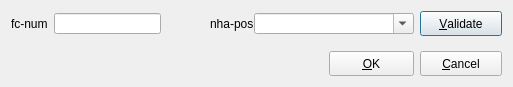
<?xml version="1.0" encoding="UTF-8"?>
<ui version="4.0" stdsetdef="1">
  <author></author>
  <comment></comment>
  <exportmacro></exportmacro>
  <class>LineEdit2Dialog</class>
  <widget class="QDialog" name="LineEdit2Dialog">
    <property name="geometry">
      <rect>
        <x>0</x>
        <y>0</y>
        <width>513</width>
        <height>87</height>
      </rect>
    </property>
    <property name="windowTitle">
      <string>LineEditDialog</string>
    </property>
    <widget class="QLabel" name="textLabel1">
      <property name="geometry">
        <rect>
          <x>11</x>
          <y>11</y>
          <width>37</width>
          <height>25</height>
        </rect>
      </property>
      <property name="text">
        <string>fc-num</string>
      </property>
      <property name="wordWrap">
        <bool>false</bool>
      </property>
    </widget>
    <widget class="QLineEdit" name="lineEdit1_">
      <property name="geometry">
        <rect>
          <x>54</x>
          <y>13</y>
          <width>107</width>
          <height>21</height>
        </rect>
      </property>
    </widget>
    <widget class="QPushButton" name="validateButton_">
      <property name="geometry">
        <rect>
          <x>420</x>
          <y>11</y>
          <width>82</width>
          <height>25</height>
        </rect>
      </property>
      <property name="text">
        <string>&amp;Validate</string>
      </property>
      <property name="shortcut">
        <string>Alt+V</string>
      </property>
      <property name="default">
        <bool>true</bool>
      </property>
    </widget>
    <widget class="QPushButton" name="okButton_">
      <property name="geometry">
        <rect>
          <x>329</x>
          <y>51</y>
          <width>85</width>
          <height>25</height>
        </rect>
      </property>
      <property name="text">
        <string>&amp;OK</string>
      </property>
      <property name="shortcut">
        <string>Alt+O</string>
      </property>
    </widget>
    <widget class="QPushButton" name="cancelButton_">
      <property name="geometry">
        <rect>
          <x>420</x>
          <y>51</y>
          <width>82</width>
          <height>25</height>
        </rect>
      </property>
      <property name="text">
        <string>&amp;Cancel</string>
      </property>
      <property name="shortcut">
        <string>Alt+C</string>
      </property>
    </widget>
    <widget class="QLabel" name="textLabel1_2">
      <property name="geometry">
        <rect>
          <x>210</x>
          <y>11</y>
          <width>43</width>
          <height>25</height>
        </rect>
      </property>
      <property name="text">
        <string>nha-pos</string>
      </property>
      <property name="wordWrap">
        <bool>false</bool>
      </property>
    </widget>
    <widget class="QComboBox" name="nhaBox_">
      <property name="geometry">
        <rect>
          <x>254</x>
          <y>13</y>
          <width>160</width>
          <height>21</height>
        </rect>
      </property>
      <property name="editable">
        <bool>true</bool>
      </property>
    </widget>
  </widget>
  <layoutdefault spacing="6" margin="11"/>
  <pixmapfunction>qPixmapFromMimeSource</pixmapfunction>
  <tabstops>
    <tabstop>okButton_</tabstop>
    <tabstop>cancelButton_</tabstop>
  </tabstops>
  <connections>
    <connection>
      <sender>cancelButton_</sender>
      <signal>clicked()</signal>
      <receiver>LineEdit2Dialog</receiver>
      <slot>reject()</slot>
    </connection>
    <connection>
      <sender>okButton_</sender>
      <signal>clicked()</signal>
      <receiver>LineEdit2Dialog</receiver>
      <slot>accept()</slot>
    </connection>
    <connection>
      <sender>validateButton_</sender>
      <signal>clicked()</signal>
      <receiver>LineEdit2Dialog</receiver>
      <slot>validate()</slot>
    </connection>
  </connections>
</ui>
